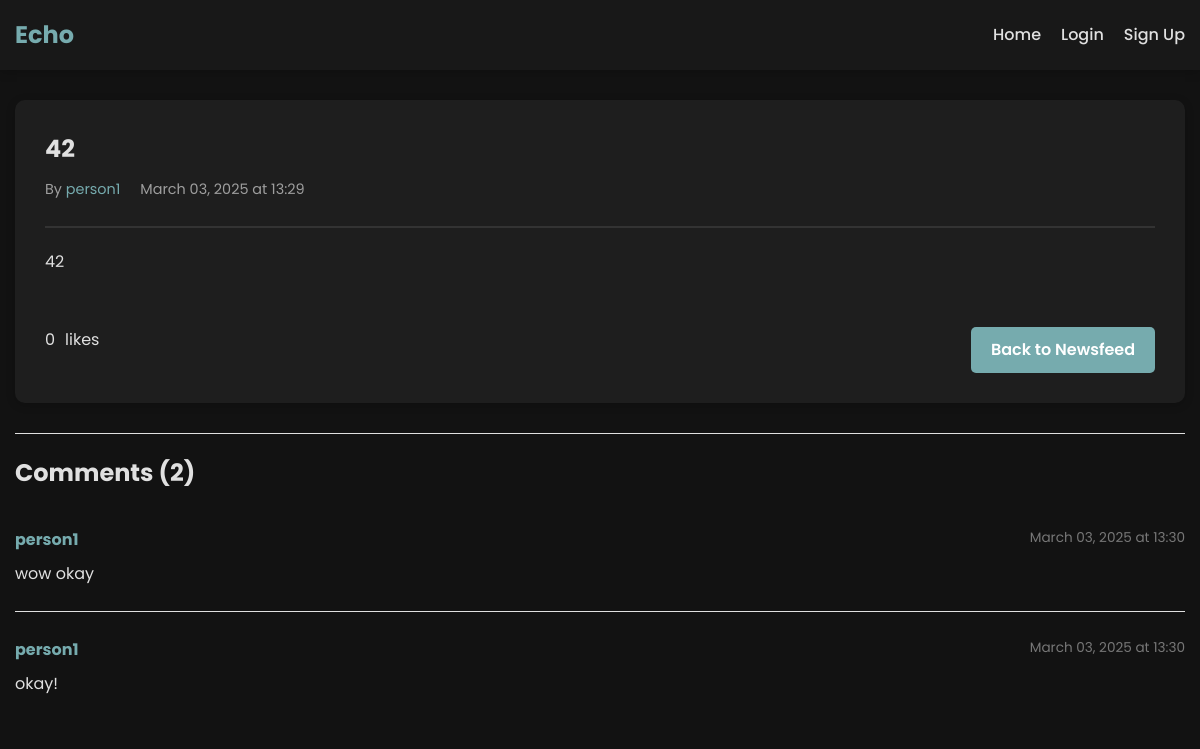
The page /post/2 on the database as committed earlier.
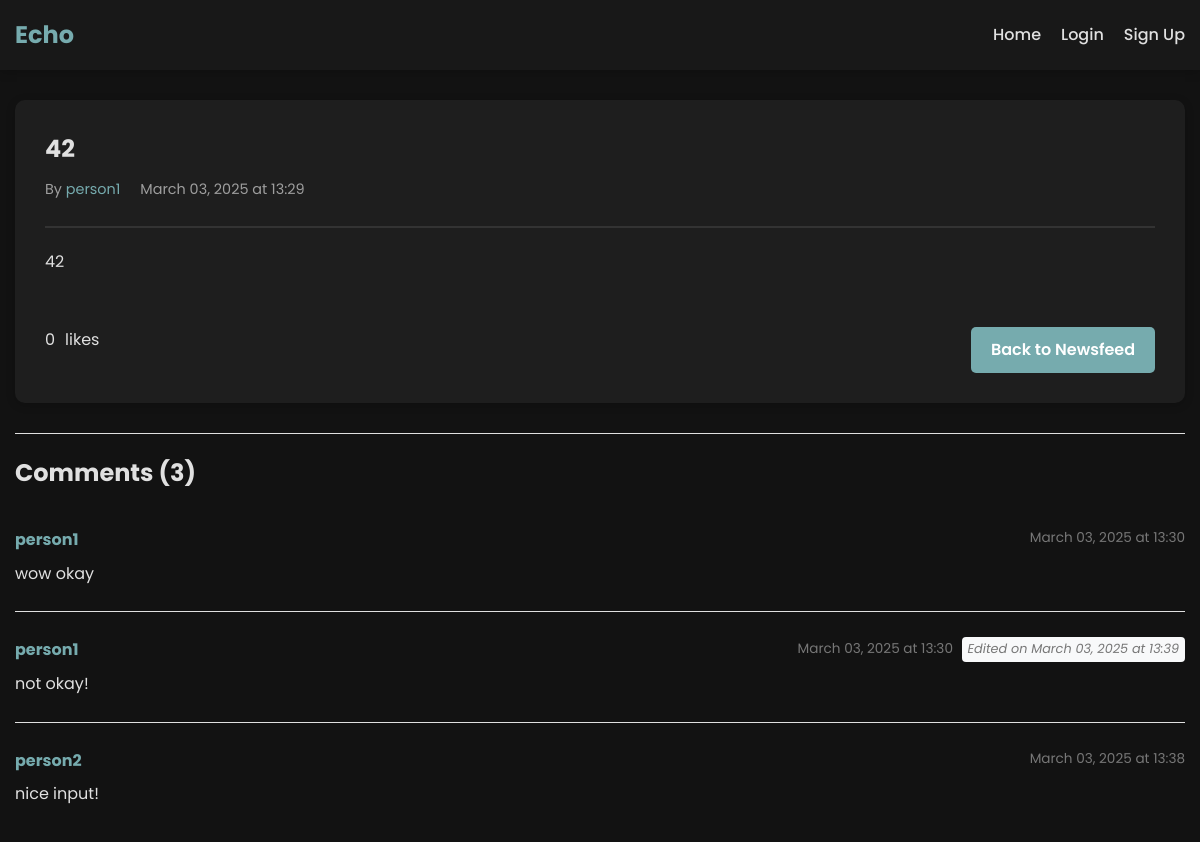
The same page on the database as committed later.
### app.py (models this page shows, shortened)
class Post(db.Model):
    id = db.Column(db.Integer, primary_key=True)
    title = db.Column(db.String(100), nullable=False)
    content = db.Column(db.Text, nullable=False)
    timestamp = db.Column(db.DateTime, default=datetime.utcnow)
    user_id = db.Column(db.Integer, db.ForeignKey('user.id'), nullable=False)
    likes = db.relationship('Like', backref='post', lazy='dynamic', cascade='all, delete-orphan')
    comments = db.relationship('Comment', backref='post', lazy='dynamic', cascade='all, delete-orphan')
    edited = db.Column(db.Boolean, default=False)
    edited_timestamp = db.Column(db.DateTime, nullable=True)
    def likes_count(self):
        return self.likes.count()
    def comments_count(self):
        return self.comments.count()

class User(UserMixin, db.Model):
    id = db.Column(db.Integer, primary_key=True)
    username = db.Column(db.String(80), unique=True, nullable=False)
    email = db.Column(db.String(120), unique=True, nullable=False)
    password_hash = db.Column(db.String(128), nullable=False)
    bio = db.Column(db.Text, default='')
    join_date = db.Column(db.DateTime, default=datetime.utcnow)
    posts = db.relationship('Post', backref='author', lazy=True)
    likes = db.relationship('Like', backref='user', lazy='dynamic', cascade='all, delete-orphan')
    friends = db.relationship('User',
                              secondary=friendship,
                              primaryjoin=(friendship.c.user_id == id),
                              secondaryjoin=(friendship.c.friend_id == id),
                              backref=db.backref('followed_by', lazy='dynamic'),
                              lazy='dynamic')

class Comment(db.Model):
    id = db.Column(db.Integer, primary_key=True)
    content = db.Column(db.Text, nullable=False)
    timestamp = db.Column(db.DateTime, default=datetime.utcnow)
    user_id = db.Column(db.Integer, db.ForeignKey('user.id'), nullable=False)
    post_id = db.Column(db.Integer, db.ForeignKey('post.id'), nullable=False)
    edited = db.Column(db.Boolean, default=False)
    edited_timestamp = db.Column(db.DateTime, nullable=True)
    user = db.relationship('User', backref=db.backref('comments', lazy='dynamic'))

### app.py (the view)
@login_required
@app.route('/post/<int:post_id>')
def post(post_id):
    post = Post.query.get_or_404(post_id)
    comments = Comment.query.filter_by(post_id=post_id).order_by(Comment.timestamp.asc()).all()
    return render_template('post.html', post=post, comments=comments)

### templates/post.html (shortened to what this page needs)
{% extends 'base.html' %}
{% block content %}
    <div class="post-detail">
        <div class="post-detail-header">
            <h2>{{ post.title }}</h2>
            <div class="post-meta">
                <p>By <a href="{{ url_for('profile', username=post.author.username) }}">{{ post.author.username }}</a></p>
                <p>
                    {{ post.timestamp.strftime('%B %d, %Y at %H:%M') }}
                </p>
            </div>
        </div>
        <div class="post-detail-content">
            {{ post.content|safe }}
        </div>
        <div class="post-bottom">
            <div class="post-likes">
                <div class="like-section">
                    <span id="likes-count">{{ post.likes_count() }}</span> likes
                </div>
            </div>
            <div class="post-actions">
                <a href="{{ url_for('index') }}" class="btn btn-secondary">Back to Newsfeed</a>
            </div>
        </div>
    </div>
    <div class="comments-section">
        <h3>Comments ({{ post.comments_count() }})</h3>
        <div class="comments-list">
            {% if comments %}
                {% for comment in comments %}
                    <div class="comment" id="comment-{{ comment.id }}">
                        <div class="comment-header">
                            <div class="comment-user">
                                <a href="{{ url_for('profile', username=comment.user.username) }}">{{ comment.user.username }}</a>
                            </div>
                            <div class="comment-date">
                                {{ comment.timestamp.strftime('%B %d, %Y at %H:%M') }}
                                {% if comment.edited %}
                                    <span class="edited-label">Edited{% if comment.edited_timestamp %} on {{ comment.edited_timestamp.strftime('%B %d, %Y at %H:%M') }}{% endif %}</span>
                                {% endif %}
                            </div>
                        </div>
                        <div class="comment-content">
                            {{ comment.content }}
                        </div>
                    </div>
                {% endfor %}
            {% else %}
                <div class="no-comments">
                    <p>No comments yet. Be the first to comment!</p>
                </div>
            {% endif %}
        </div>
    </div>
{% endblock %}

### templates/base.html (shortened to what this page needs)
<!DOCTYPE html>
<html lang="en">
<head>
    <link rel="stylesheet" href="https://cdnjs.cloudflare.com/ajax/libs/font-awesome/6.0.0-beta3/css/all.min.css">
    <link rel="stylesheet" href="{{ url_for('static', filename='css/style.css') }}">
</head>
<body>
    <nav class="navbar">
        <div class="container">
            <div class="navbar-brand">
                <a href="{{ url_for('index') }}">Echo</a>
            </div>
            <div class="navbar-menu">
                <ul class="navbar-nav">
                    <li><a href="{{ url_for('index') }}">Home</a></li>
                    {% if current_user.is_authenticated %}
                        <li><a href="{{ url_for('create_post') }}">Create Post</a></li>
                        <li><a href="{{ url_for('users') }}">Find People</a></li>
                        <li><a href="{{ url_for('profile', username=current_user.username) }}">Profile</a></li>
                        <li><a href="{{ url_for('logout') }}">Logout</a></li>
                    {% else %}
                        <li><a href="{{ url_for('login') }}">Login</a></li>
                        <li><a href="{{ url_for('signup') }}">Sign Up</a></li>
                    {% endif %}
                </ul>
            </div>
        </div>
    </nav>
    <div class="container">
        {% block content %}{% endblock %}
    </div>
</body>
</html>

### static/css/style.css (style rules this page uses)
:root { --primary-color: #76ABAE; --primary-dark: #3286a0; --secondary-color: #76ABAE; --secondary-dark: #3286a0; --danger-color: #cf6679; --danger-dark: #b55a68; --text-color: #e0e0e0; --text-light: #9e9e9e; --background-color: #121212; --card-color: #1e1e1e; --border-color: #333333; --box-shadow: 0 2px 10px rgba(0, 0, 0, 0.2); --highlight-color: #2d2d2d; }
* { margin: 0; padding: 0; box-sizing: border-box; }
body { font-family: 'Poppins', sans-serif; line-height: 1.6; color: var(--text-color); background-color: var(--background-color); display: flex; flex-direction: column; min-height: 100vh; overflow-x: hidden; }
a { color: var(--primary-color); text-decoration: none; transition: color 0.3s; }
.container { width: 100%; max-width: 1200px; margin: 0 auto; padding: 0 15px; flex: 1; }
.navbar { background-color: #181818; box-shadow: var(--box-shadow); position: sticky; top: 0; z-index: 1000; }
.navbar .container { display: flex; justify-content: space-between; align-items: center; height: 70px; }
.navbar-brand a { font-size: 1.5rem; font-weight: 700; color: var(--primary-color); }
.navbar-nav { display: flex; list-style: none; }
.navbar-nav li { margin-left: 20px; }
.navbar-nav a { color: var(--text-color); font-weight: 500; }
.btn { display: inline-block; padding: 10px 20px; border-radius: 5px; font-weight: 500; cursor: pointer; text-align: center; border: none; transition: background-color 0.3s, transform 0.2s; }
.btn-primary, .btn-secondary, .btn-danger { font-weight: 600; }
.btn-secondary { background-color: var(--primary-color); color: white; }
.post-bottom { display: flex; justify-content: space-between; align-items: center; }
.post-card, .sidebar-section, .auth-card, .form-container, .post-detail, .user-card, .empty-state { background-color: var(--card-color); border-radius: 10px; box-shadow: var(--box-shadow); }
.author, .date, .post-info .author, .post-info .date, .user-info .join-date, .profile-info .join-date, .post-meta, .friends-container .user-info .join-date { font-size: 0.9rem; color: var(--text-light); }
.edited-label { display: inline-block; margin-left: 10px; font-size: 0.85em; color: #6c757d; font-style: italic; padding: 2px 6px; border-radius: 4px; background-color: #f8f9fa; }
.post-detail { padding: 30px; margin: 30px 0; }
.post-detail-header { margin-bottom: 20px; border-bottom: 2px solid var(--border-color); padding-bottom: 20px; }
.post-detail-header h2 { margin-bottom: 10px; color: var(--text-color); }
.post-meta { display: flex; flex-wrap: wrap; }
.post-meta p:first-child { margin-right: 20px; margin-bottom: 5px; }
.post-detail-content { line-height: 1.8; margin-bottom: 30px; }
.post-actions, .edit-form-actions { display: flex; gap: 10px; margin-top: 20px; }
.post-actions { justify-content: flex-end; flex-wrap: wrap; }
.post-likes { margin: 20px 0; }
.like-section { display: flex; align-items: center; gap: 10px; }
.comments-section { margin-top: 30px; border-top: 1px solid #e0e0e0; padding-top: 20px; }
.comments-section h3 { margin-bottom: 20px; font-size: 1.5rem; }
.comments-list { margin-top: 20px; }
.comment { border-bottom: 1px solid #e0e0e0; padding: 15px 0; margin-bottom: 10px; }
.comment:last-child { border-bottom: none; }
.comment-header { display: flex; justify-content: space-between; margin-bottom: 8px; }
.comment-user { font-weight: bold; }
.comment-date { color: #777; font-size: 0.85rem; }
.comment-content { margin-bottom: 10px; word-break: break-word; }
.edited-label { font-style: italic; font-size: 0.8rem; color: #777; margin-left: 5px; }

Rows that differ between the two databases and show on the page:
changed Comment: edited False → True (drawn); edited_timestamp (not shown) → "March 03, 2025 at 13:39"; content "okay!" → "not okay!"
added Comment: user.username "person2", timestamp "March 03, 2025 at 13:38", content "nice input!"
Other text that changed with them:
{{ post.comments_count() }}: "2" → "3"
